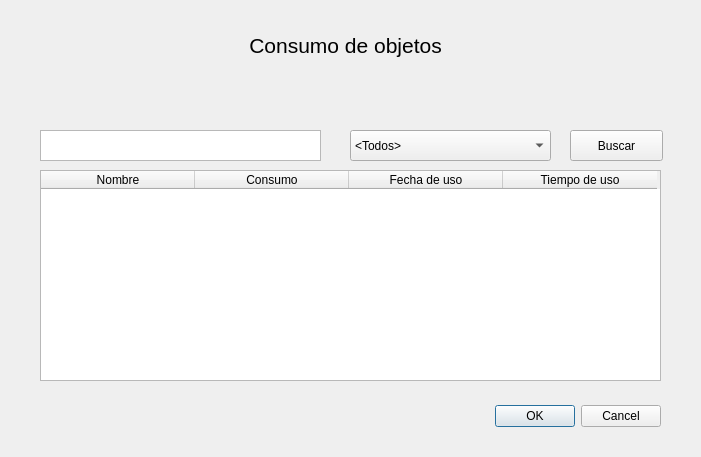
<?xml version="1.0" encoding="UTF-8"?>
<ui version="4.0">
 <class>Dialog</class>
 <widget class="QDialog" name="Dialog">
  <property name="geometry">
   <rect>
    <x>0</x>
    <y>0</y>
    <width>701</width>
    <height>457</height>
   </rect>
  </property>
  <property name="windowTitle">
   <string>Dialog</string>
  </property>
  <widget class="QDialogButtonBox" name="buttonBox">
   <property name="geometry">
    <rect>
     <x>440</x>
     <y>400</y>
     <width>221</width>
     <height>32</height>
    </rect>
   </property>
   <property name="orientation">
    <enum>Qt::Horizontal</enum>
   </property>
   <property name="standardButtons">
    <set>QDialogButtonBox::Cancel|QDialogButtonBox::Ok</set>
   </property>
  </widget>
  <widget class="QTableWidget" name="tbobjetos">
   <property name="geometry">
    <rect>
     <x>40</x>
     <y>170</y>
     <width>621</width>
     <height>211</height>
    </rect>
   </property>
   <property name="columnCount">
    <number>4</number>
   </property>
   <attribute name="horizontalHeaderCascadingSectionResizes">
    <bool>false</bool>
   </attribute>
   <attribute name="horizontalHeaderDefaultSectionSize">
    <number>154</number>
   </attribute>
   <attribute name="horizontalHeaderMinimumSectionSize">
    <number>49</number>
   </attribute>
   <attribute name="horizontalHeaderShowSortIndicator" stdset="0">
    <bool>false</bool>
   </attribute>
   <attribute name="horizontalHeaderStretchLastSection">
    <bool>false</bool>
   </attribute>
   <column>
    <property name="text">
     <string>Nombre</string>
    </property>
   </column>
   <column>
    <property name="text">
     <string>Consumo</string>
    </property>
   </column>
   <column>
    <property name="text">
     <string>Fecha de uso</string>
    </property>
   </column>
   <column>
    <property name="text">
     <string>Tiempo de uso</string>
    </property>
   </column>
  </widget>
  <widget class="QComboBox" name="cbxfiltroobjetos">
   <property name="geometry">
    <rect>
     <x>350</x>
     <y>130</y>
     <width>201</width>
     <height>31</height>
    </rect>
   </property>
   <property name="currentText">
    <string>&lt;Todos&gt;</string>
   </property>
   <item>
    <property name="text">
     <string>&lt;Todos&gt;</string>
    </property>
   </item>
   <item>
    <property name="text">
     <string>Agua</string>
    </property>
   </item>
   <item>
    <property name="text">
     <string>Electricidad</string>
    </property>
   </item>
  </widget>
  <widget class="QTextEdit" name="textbuscar">
   <property name="geometry">
    <rect>
     <x>40</x>
     <y>130</y>
     <width>281</width>
     <height>31</height>
    </rect>
   </property>
  </widget>
  <widget class="QPushButton" name="btnbuscar">
   <property name="geometry">
    <rect>
     <x>570</x>
     <y>130</y>
     <width>93</width>
     <height>31</height>
    </rect>
   </property>
   <property name="text">
    <string>Buscar</string>
   </property>
  </widget>
  <widget class="QLabel" name="label">
   <property name="geometry">
    <rect>
     <x>180</x>
     <y>30</y>
     <width>331</width>
     <height>31</height>
    </rect>
   </property>
   <property name="font">
    <font>
     <pointsize>16</pointsize>
    </font>
   </property>
   <property name="text">
    <string>Consumo de objetos</string>
   </property>
   <property name="alignment">
    <set>Qt::AlignCenter</set>
   </property>
  </widget>
 </widget>
 <resources/>
 <connections>
  <connection>
   <sender>buttonBox</sender>
   <signal>accepted()</signal>
   <receiver>Dialog</receiver>
   <slot>accept()</slot>
   <hints>
    <hint type="sourcelabel">
     <x>248</x>
     <y>254</y>
    </hint>
    <hint type="destinationlabel">
     <x>157</x>
     <y>274</y>
    </hint>
   </hints>
  </connection>
  <connection>
   <sender>buttonBox</sender>
   <signal>rejected()</signal>
   <receiver>Dialog</receiver>
   <slot>reject()</slot>
   <hints>
    <hint type="sourcelabel">
     <x>316</x>
     <y>260</y>
    </hint>
    <hint type="destinationlabel">
     <x>286</x>
     <y>274</y>
    </hint>
   </hints>
  </connection>
 </connections>
</ui>
